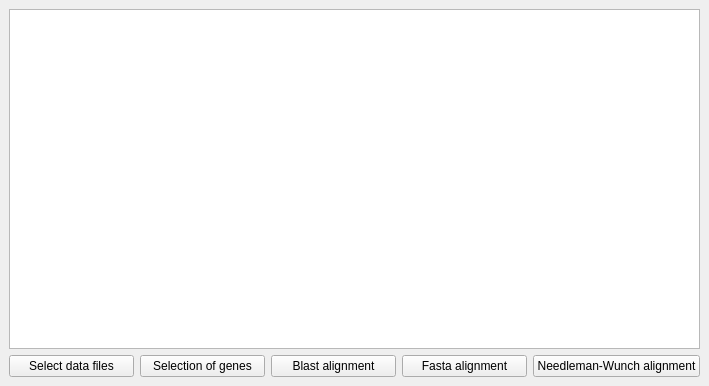
<?xml version="1.0" encoding="UTF-8"?>
<ui version="4.0">
 <class>MainWindow</class>
 <widget class="QMainWindow" name="MainWindow">
  <property name="geometry">
   <rect>
    <x>0</x>
    <y>0</y>
    <width>709</width>
    <height>386</height>
   </rect>
  </property>
  <property name="windowTitle">
   <string>MainWindow</string>
  </property>
  <widget class="QWidget" name="centralwidget">
   <layout class="QVBoxLayout" name="verticalLayout">
    <item>
     <widget class="QListWidget" name="listWidget">
      <property name="styleSheet">
       <string notr="true"/>
      </property>
     </widget>
    </item>
    <item>
     <layout class="QHBoxLayout" name="horizontalLayout">
      <item>
       <widget class="QPushButton" name="pushButton_2">
        <property name="text">
         <string>Select data files</string>
        </property>
       </widget>
      </item>
      <item>
       <widget class="QPushButton" name="pushButton">
        <property name="text">
         <string>Selection of genes</string>
        </property>
        <property name="default">
         <bool>false</bool>
        </property>
       </widget>
      </item>
      <item>
       <widget class="QPushButton" name="pushButton_4">
        <property name="text">
         <string>Blast alignment</string>
        </property>
       </widget>
      </item>
      <item>
       <widget class="QPushButton" name="pushButton_5">
        <property name="text">
         <string>Fasta alignment</string>
        </property>
       </widget>
      </item>
      <item>
       <widget class="QPushButton" name="pushButton_3">
        <property name="text">
         <string>Needleman-Wunch alignment</string>
        </property>
       </widget>
      </item>
     </layout>
    </item>
   </layout>
  </widget>
 </widget>
 <resources/>
 <connections/>
</ui>
